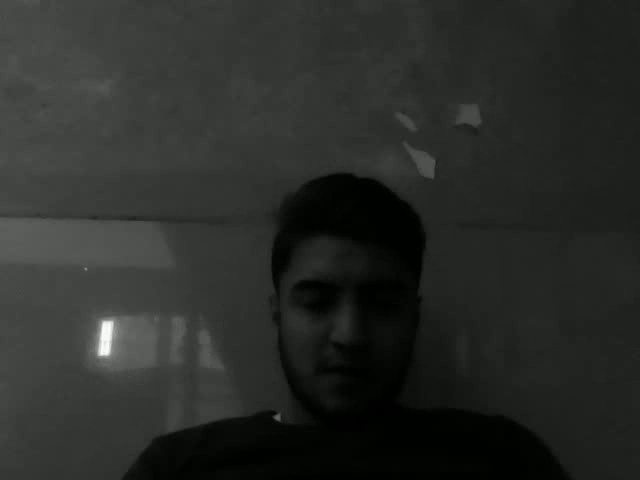
#> input picture frame 2 of src/mikewazowski.avi, 640 x 480 px, given in place of the camera
$ python test.py diff/ff1.png   (older library calls are emulated)
#> lines starting #> are read from the running program, lines starting #| are printed output that depends on the picture; after the words box and inside, x2 and y2 are one past the last pixel; in counts of white or black regions, pixels touching at a corner belong together
import sys
import numpy
import cv2

def main():
	# img = cv2.imread(sys.argv[1], 0)
	# cv2.imshow('katya', img)
	# cv2.imwrite('katya-bw.png', img)
	cap = cv2.VideoCapture(0)
	font = cv2.FONT_HERSHEY_SIMPLEX

	fourcc = cv2.VideoWriter_fourcc(*'DIVX')
	out = cv2.VideoWriter('mikewazowski.avi', fourcc, 20.0, (640,480))

	while (cap.isOpened()):
		ret, frame = cap.read()
#> frame is the input picture: shape (480, 640, 3); mean B, G, R 40.6, 43.5, 41.5

		gray = cv2.cvtColor(frame, cv2.COLOR_BGR2GRAY)
		# gray = cv2.flip(gray, 1)
		# cv2.putText(gray, "Mike Wazowski", (100,300), font, 2, (255,255,255))

		cv2.imshow('original', gray)

		out.write(cv2.cvtColor(gray, cv2.COLOR_GRAY2BGR))
		sobelx = cv2.Sobel(gray, cv2.CV_64F, 1, 0)
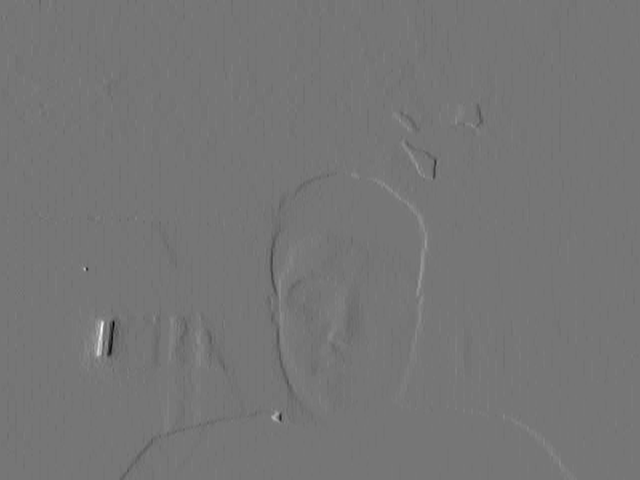
#> sobelx: shape (480, 640) float64; min -324, max 375, mean -0.5; drawn with min black and max white
		sobely = cv2.Sobel(gray, cv2.CV_64F, 0, 1)
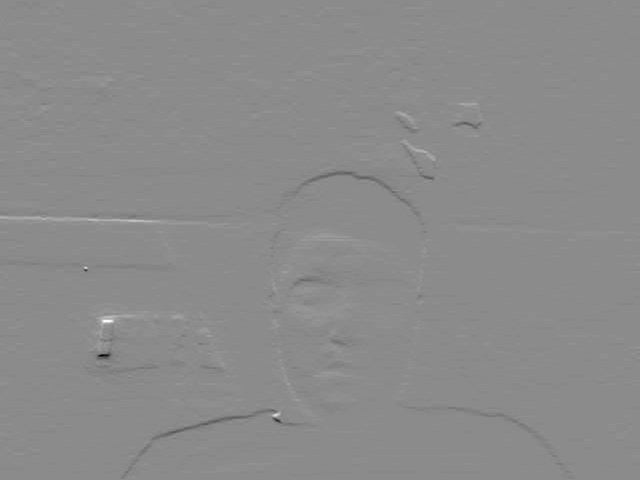
#> sobely: shape (480, 640) float64; min -353, max 290, mean -0.6; drawn with min black and max white

		cv2.imshow("sobelx", sobelx)
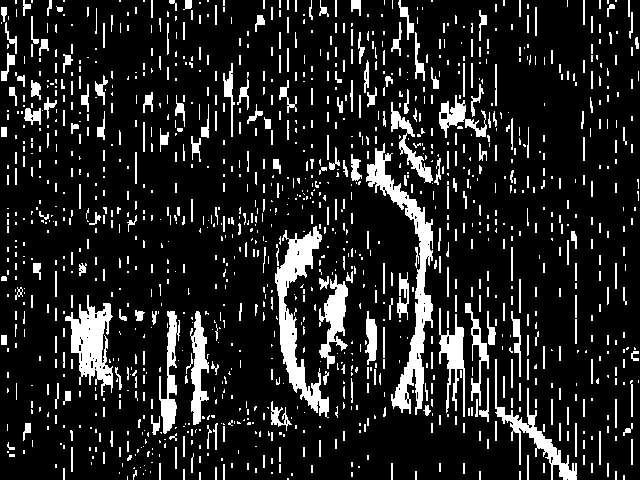
#> window 'sobelx': shape (480, 640); 13.8% white; 1268 white regions (887 under 20 px), largest, box (x1, y1, x2, y2) and area: (366, 143, 433, 415) 3935, (275, 226, 329, 418) 3265, (65, 295, 113, 396) 2338
		cv2.imshow("sobely", sobely)
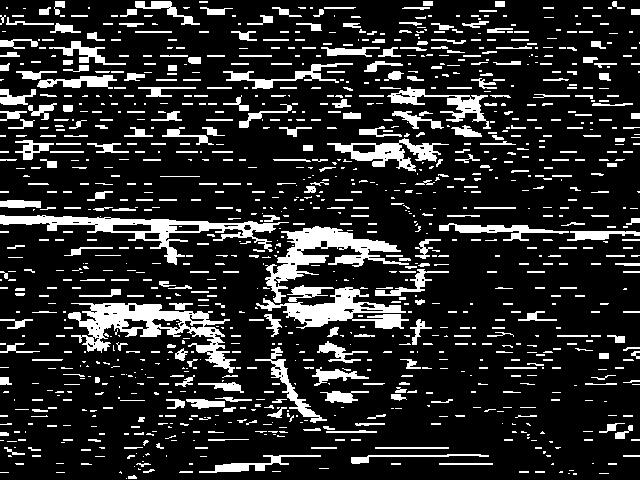
#> window 'sobely': shape (480, 640); 16.5% white; 1112 white regions (668 under 20 px), largest, box (x1, y1, x2, y2) and area: (68, 303, 236, 373) 3875, (0, 215, 289, 265) 3190, (265, 226, 409, 303) 3180

		if cv2.waitKey(1) & 0xFF == ord('q'):
#> (key q is pressed here)
			break

	cap.release()
	# out.release()
	cv2.destroyAllWindows()

if __name__ == '__main__':
	main()

$ run again, starting later in the video
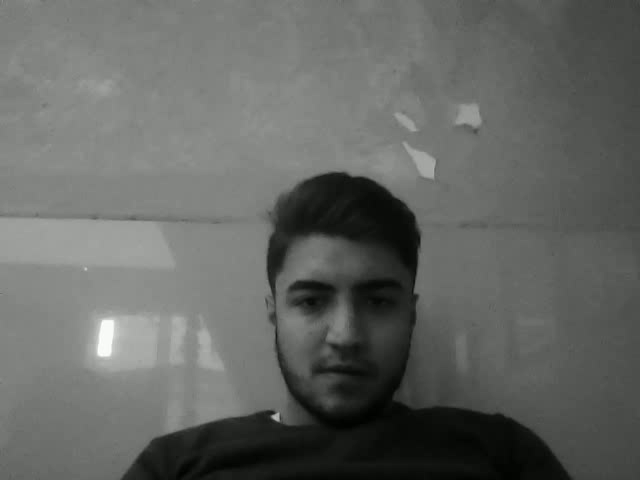
#> input picture frame 12 of src/mikewazowski.avi, 640 x 480 px, given in place of the camera
#> in main, frame is the input picture: shape (480, 640, 3); mean B, G, R 99, 102, 100
#> in main, `cv2.imshow("sobelx", sobelx)`:
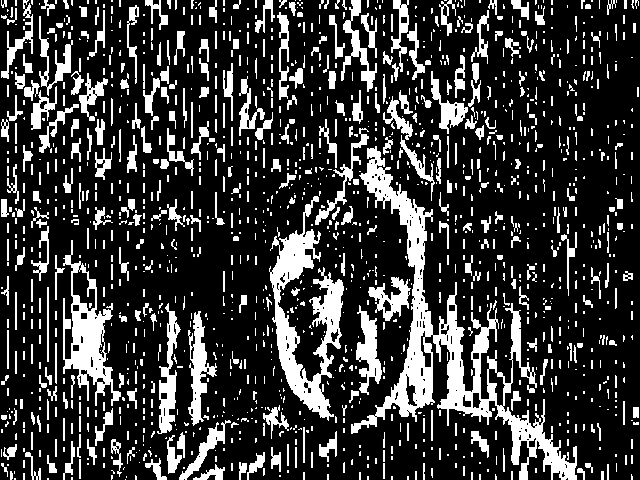
#> window 'sobelx': shape (480, 640); 22% white; 1482 white regions (1040 under 20 px), largest, box (x1, y1, x2, y2) and area: (351, 146, 577, 480) 12321, (269, 196, 344, 421) 5699, (63, 240, 121, 406) 3288
#> in main, `cv2.imshow("sobely", sobely)`:
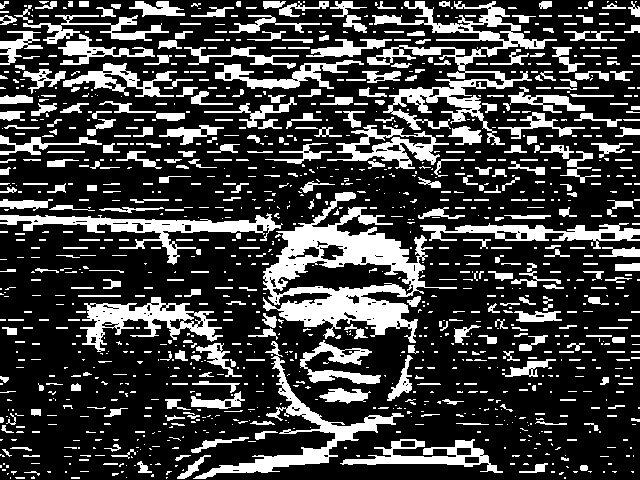
#> window 'sobely': shape (480, 640); 25% white; 1180 white regions (769 under 20 px), largest, box (x1, y1, x2, y2) and area: (263, 192, 457, 343) 10089, (367, 1, 557, 145) 5956, (193, 341, 404, 479) 3513

$ run again, starting later in the video
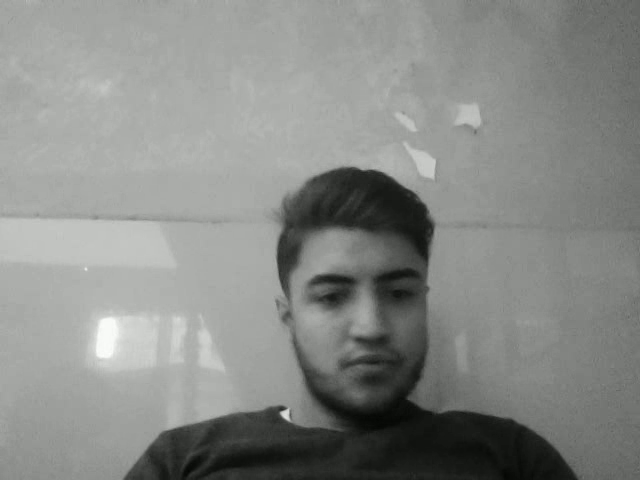
#> input picture frame 22 of src/mikewazowski.avi, 640 x 480 px, given in place of the camera
#> in main, frame is the input picture: shape (480, 640, 3); mean B, G, R 134.8, 137.8, 135.8
#> in main, `cv2.imshow("sobelx", sobelx)`:
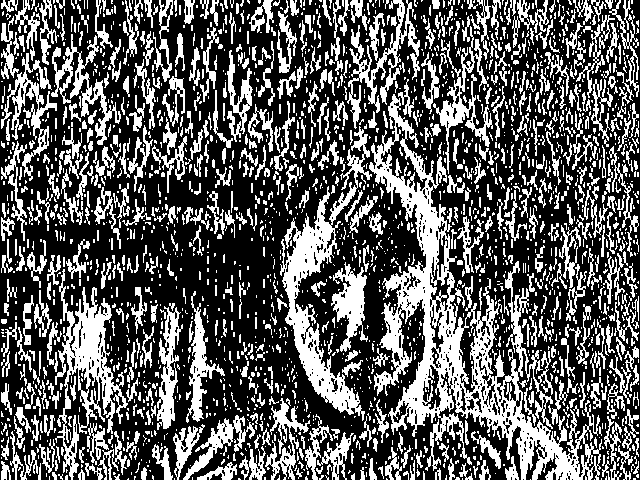
#> window 'sobelx': shape (480, 640); 36.1% white; 2314 white regions (1633 under 20 px), largest, box (x1, y1, x2, y2) and area: (369, 94, 602, 480) 19738, (280, 126, 372, 421) 6001, (55, 269, 128, 480) 4573
#> in main, `cv2.imshow("sobely", sobely)`:
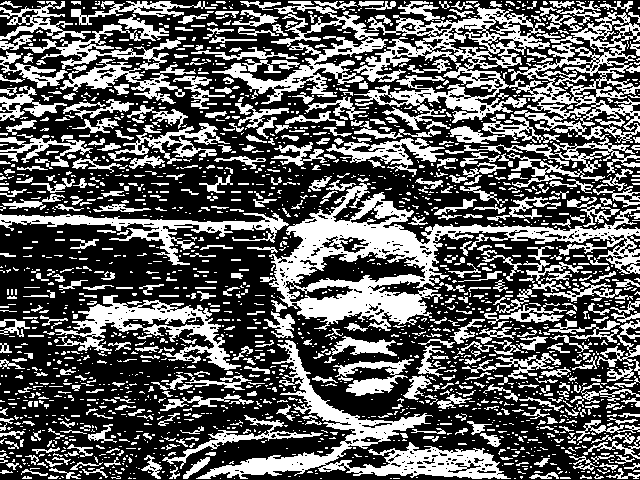
#> window 'sobely': shape (480, 640); 37.1% white; 2055 white regions (1517 under 20 px), largest, box (x1, y1, x2, y2) and area: (269, 183, 640, 331) 14227, (353, 3, 640, 143) 13776, (196, 340, 511, 479) 7742
